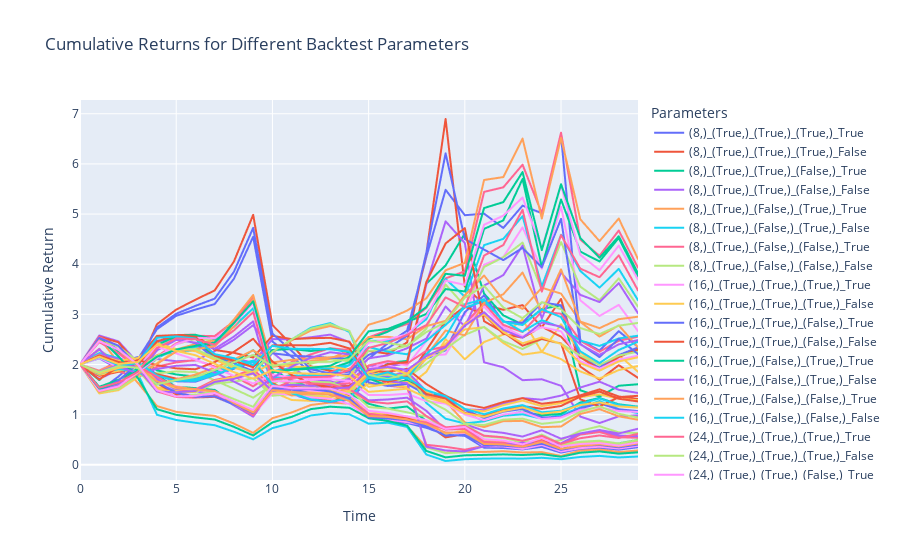

The cell this chart's notebook holds for it:
### Code cell
# Prepare data for Plotly visualization
plot_data = []
for result in results:
    params = result['params']
    n_positions=params['n_positions'],# 총 투자종목수
    use_salience=params['use_salience'], #salience를 이용한 비중 가중치
    reverse_positions=params['reverse_positions'], #역포지션
    use_return_adjustment=params['use_return_adjustment'], #TS를 이용해 롱-숏 비대칭 비중 조정 사용 여부
    inverse_salience=params['inverse_salience']#salience의 역 가중 사용
    for i, value in enumerate(result['cumulative_returns']):
        plot_data.append({
            'Time': i,
            'Cumulative Return': value,
            'Parameters': f'{n_positions}_{use_salience}_{reverse_positions}_{use_return_adjustment}_{inverse_salience}'
        })

plot_df = pd.DataFrame(plot_data)

# Visualize the cumulative returns for different backtest parameters using Plotly Express
fig = px.line(plot_df, x='Time', y='Cumulative Return', color='Parameters', title='Cumulative Returns for Different Backtest Parameters')
fig.show()
